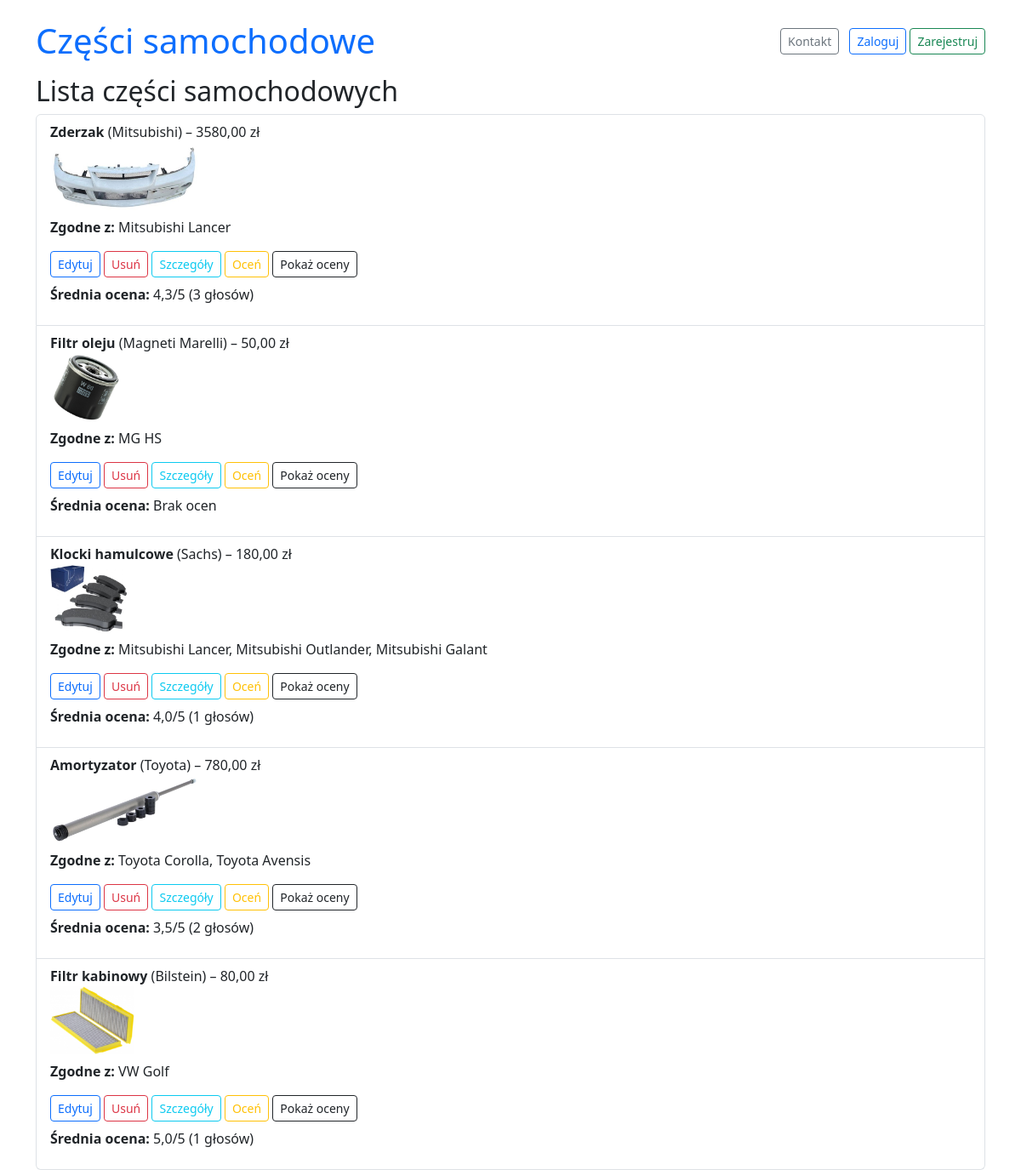
The page / on the database its author committed.
### parts/models.py (models this page shows, shortened)
class Part(models.Model):
    nazwa = models.CharField(max_length=64, blank=False, unique=True)
    marka = models.CharField(max_length=64, blank=False)
    opis = models.TextField(default="")
    data_produkcji = models.DateField(null=True, blank=True)
    cena = models.DecimalField(max_digits=6, decimal_places=2, null=True, blank=True)
    samochody = models.ManyToManyField('Samochod', blank=True)
    zdjecie = models.ImageField(upload_to='parts/', null=True, blank=True)
    autor = models.ForeignKey(User, on_delete=models.CASCADE, null=True, blank=True)

class Samochod(models.Model):
    marka = models.CharField(max_length=64)
    model = models.CharField(max_length=64)
    rok = models.PositiveSmallIntegerField()
    class Meta:
        verbose_name = "Samochód"
        verbose_name_plural = "Samochody"

### parts/views.py (the view)
# urls.py: path('', views.wszystkie, name='wszystkie'),
def wszystkie(request):
    czesci = Part.objects.annotate(
        srednia_ocena=Avg('ocena__ocena'),
        liczba_ocen=Count('ocena')
    )
    return render(request, 'parts/wszystkie.html', {'czesci': czesci})

### parts/templates/parts/wszystkie.html (shortened to what this page needs)
{% extends "parts/base.html" %}
{% block content %}
<h2>Lista części samochodowych</h2>
<ul class="list-group">
    {% for czesc in czesci %}
        <li class="list-group-item">
            <strong>{{ czesc.nazwa }}</strong> ({{ czesc.marka }}) – {{ czesc.cena }} zł
            {% if czesc.zdjecie %}
                <br>
                <img src="{{ czesc.zdjecie.url }}" alt="{{ czesc.nazwa }}" height="80">
            {% endif %}
            <p class="mt-2"><strong>Zgodne z:</strong>
                {% for auto in czesc.samochody.all %}
                    {{ auto.marka }} {{ auto.model }}{% if not forloop.last %}, {% endif %}
                {% empty %}
                    brak danych
                {% endfor %}
            </p>
            <div class="mt-2">
                <a href="{% url 'edytuj' czesc.id %}" class="btn btn-sm btn-outline-primary">Edytuj</a>
                <a href="{% url 'usun' czesc.id %}" class="btn btn-sm btn-outline-danger">Usuń</a>
                <a href="{% url 'szczegoly' czesc.id %}" class="btn btn-sm btn-outline-info">Szczegóły</a>
                <a href="{% url 'dodaj_ocene' czesc.id %}" class="btn btn-sm btn-outline-warning">Oceń</a>
                <a href="{% url 'szczegoly_oceny' czesc.id %}" class="btn btn-sm btn-outline-dark">Pokaż oceny</a>
            </div>
            <p class="mt-2">
                <strong>Średnia ocena:</strong>
                {% if czesc.liczba_ocen > 0 %}
                    {{ czesc.srednia_ocena|floatformat:1 }}/5 ({{ czesc.liczba_ocen }} głosów)
                {% else %}
                    Brak ocen
                {% endif %}
            </p>
        </li>
    {% endfor %}
</ul>
{% endblock %}

### parts/templates/parts/base.html (shortened to what this page needs)
<!DOCTYPE html>
<html lang="pl">
<head>
    <link href="https://cdn.jsdelivr.net/npm/bootstrap@5.3.3/dist/css/bootstrap.min.css" rel="stylesheet">
</head>
<body class="container mt-4">
      <div class="d-flex justify-content-between align-items-center mb-3">
            <h1 class="text-primary mb-0">Części samochodowe</h1>
                <div>
                    {% if request.resolver_match.url_name != 'rejestracja' and request.resolver_match.url_name != 'login' %}
                          <a href="{% url 'kontakt' %}" class="btn btn-outline-secondary btn-sm me-2">Kontakt</a>
                          {% if user.is_authenticated %}
                                <span class="me-2">Zalogowany jako <strong>{{ user.username }}</strong></span>
                                {% if user.profil.avatar %}
                                    <img src="{{ user.profil.avatar.url }}" alt="Avatar" height="50" style="border-radius:50%;">
                                {% endif %}
                                <a href="{% url 'moj_profil' %}" class="btn btn-outline-info btn-sm me-2">Edytuj profil</a>
                                <a href="{% url 'logout' %}" class="btn btn-outline-danger btn-sm">Wyloguj</a>
                                <a href="{% url 'dodaj_samochod' %}" class="btn btn-outline-secondary btn-sm me-2">Dodaj samochód</a>
                          {% else %}
                                <a href="{% url 'login' %}" class="btn btn-outline-primary btn-sm">Zaloguj</a>
                                <a href="{% url 'rejestracja' %}" class="btn btn-outline-success btn-sm">Zarejestruj</a>
                          {% endif %}
                    {% endif %}
                </div>
          </div>
      {% block content %}{% endblock %}
</body>
</html>

### rows shown on the page
Part: nazwa "Zderzak", marka "Mitsubishi", cena "3580,00", zdjecie (picture), srednia_ocena "4,3", liczba_ocen "3"
Samochod: marka "Mitsubishi", model "Lancer"
Part: nazwa "Filtr oleju", marka "Magneti Marelli", cena "50,00", zdjecie (picture), shows "Brak ocen"
Samochod: marka "MG", model "HS"
Part: nazwa "Klocki hamulcowe", marka "Sachs", cena "180,00", zdjecie (picture), srednia_ocena "4,0", liczba_ocen "1"
Samochod: marka "Mitsubishi", model "Outlander"
Samochod: marka "Mitsubishi", model "Galant"
Part: nazwa "Amortyzator", marka "Toyota", cena "780,00", zdjecie (picture), srednia_ocena "3,5", liczba_ocen "2"
Samochod: marka "Toyota", model "Corolla"
Samochod: marka "Toyota", model "Avensis"
Part: nazwa "Filtr kabinowy", marka "Bilstein", cena "80,00", zdjecie (picture), srednia_ocena "5,0", liczba_ocen "1"
Samochod: marka "VW", model "Golf"
